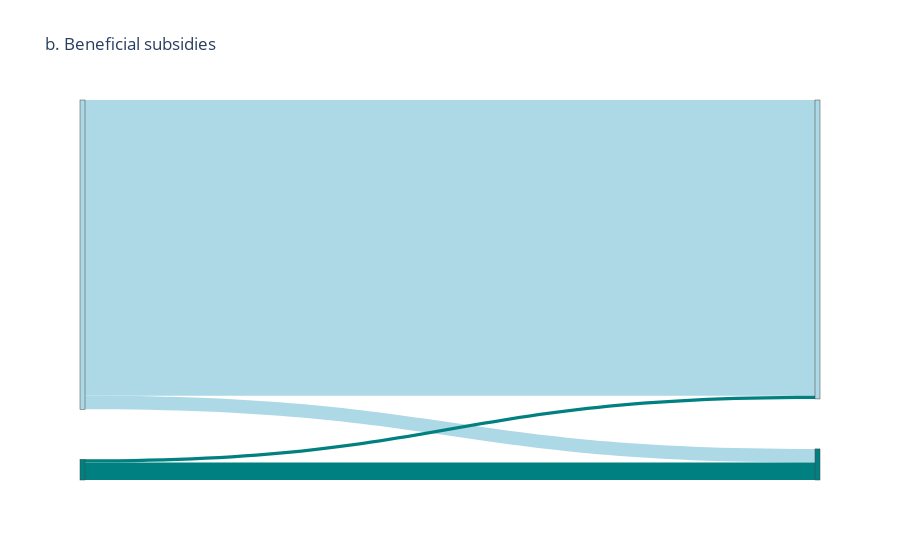

Notebook cell for this chart:
### Code cell
# data to dict, dict to sankey
dd = data_dict['data']
link = dict(source=dd['source'], target=dd['target'], value=dd['values'],color = color_link_short)
node = dict( pad=50, thickness=5, color = color_node)
data = go.Sankey(link=link, node=node)
# plot
fig = go.Figure(data)
fig.update_layout(title="b. Beneficial subsidies")
fig.show()

### Figure 1 — Plotly figure (JSON) as saved in the notebook; plotly's stock layout.template omitted (floating-point values rounded to 4 significant figures)
{"data": [{"link": {"color": ["lightblue", "lightblue", "teal", "teal", "lightblue", "teal", "lightblue", "teal"], "source": [0, 0, 1, 1], "target": [2, 3, 2, 3], "value": [18690000000.0, 858200000.0, 202300000.0, 1105000000.0]}, "node": {"color": ["lightblue", "teal", "lightblue", "teal"], "pad": 50, "thickness": 5}, "type": "sankey"}], "layout": {"title": {"text": "b. Beneficial subsidies"}}}
